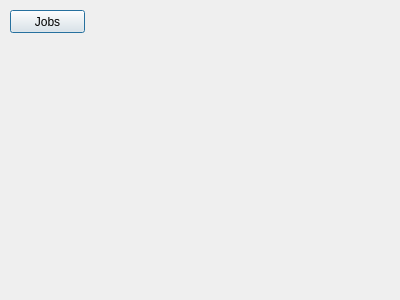
<?xml version="1.0" encoding="UTF-8"?>
<ui version="4.0">
 <class>mWindow</class>
 <widget class="QDialog" name="mWindow">
  <property name="geometry">
   <rect>
    <x>0</x>
    <y>0</y>
    <width>400</width>
    <height>300</height>
   </rect>
  </property>
  <property name="sizePolicy">
   <sizepolicy hsizetype="Expanding" vsizetype="Expanding">
    <horstretch>0</horstretch>
    <verstretch>0</verstretch>
   </sizepolicy>
  </property>
  <property name="windowTitle">
   <string>Dialog</string>
  </property>
  <widget class="QPushButton" name="pushButton">
   <property name="geometry">
    <rect>
     <x>10</x>
     <y>10</y>
     <width>75</width>
     <height>23</height>
    </rect>
   </property>
   <property name="text">
    <string>Jobs</string>
   </property>
  </widget>
 </widget>
 <resources/>
 <connections/>
</ui>
